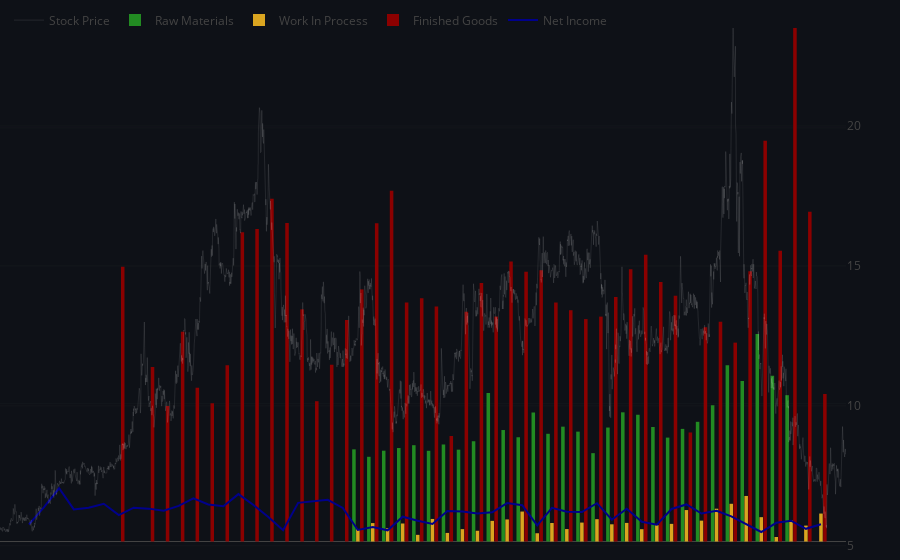

Notebook code cell kept with this figure:
### Code cell
import plotly.graph_objects as go
import plotly.subplots as pls
#Create Figure
#######################
fig = go.Figure()
fig = pls.make_subplots(rows=1, cols=1,
                        specs=[[{"secondary_y": True}]])

fig.add_trace(go.Line(
    x = hist['Date'],
    y = hist['Close'],
    #legendgroup="group", 
    #legendgrouptitle_text="method one",
    line=dict(color='white', width = 0.1),
    name="Stock Price"
), row=1, col=1, secondary_y=True)

fig.add_trace(go.Bar(
    x = df_inventory['end'][df_inventory['tag']==raw_tag],
    y = df_inventory['val'][df_inventory['tag']==raw_tag],
    #legendgroup="group",
    marker=dict(color='forestgreen'),
    #legendgrouptitle_text="method one",
    name="Raw Materials"
), row=1, col=1, secondary_y=False)

fig.add_trace(go.Bar(
    x = df_inventory['end'][df_inventory['tag']==wip_tag],
    y = df_inventory['val'][df_inventory['tag']==wip_tag],
    #legendgroup="group", 
    #legendgrouptitle_text="method one",
    marker=dict(color='goldenrod'),
    name="Work In Process"
), row=1, col=1, secondary_y=False)

fig.add_trace(go.Bar(
    x = df_inventory['end'][df_inventory['tag']==fin_tag],
    y = df_inventory['val'][df_inventory['tag']==fin_tag],
    #legendgroup="group", 
    #legendgrouptitle_text="method one",
    marker=dict(color='darkred'),
    name="Finished Goods"
), row=1, col=1, secondary_y=False)

fig.add_trace(go.Line(
    x = df_inventory['end'][df_inventory['tag']=='NetIncomeLoss'],
    y = df_inventory['val'][df_inventory['tag']=='NetIncomeLoss']/10,
    #legendgroup="group", 
    #legendgrouptitle_text="method one",
    marker=dict(color='darkblue'),
    name="Net Income"
), row=1, col=1, secondary_y=False)

fig.update_layout(barmode='group', margin={"r": 0, "t": 0, "l": 0, "b": 0}, 
                  bargroupgap=0.1, plot_bgcolor='#0e1117', paper_bgcolor='#0e1117', autosize = True,
                  legend=dict(orientation="h", yanchor="top",y=0.99,xanchor="left",x=0.01))
